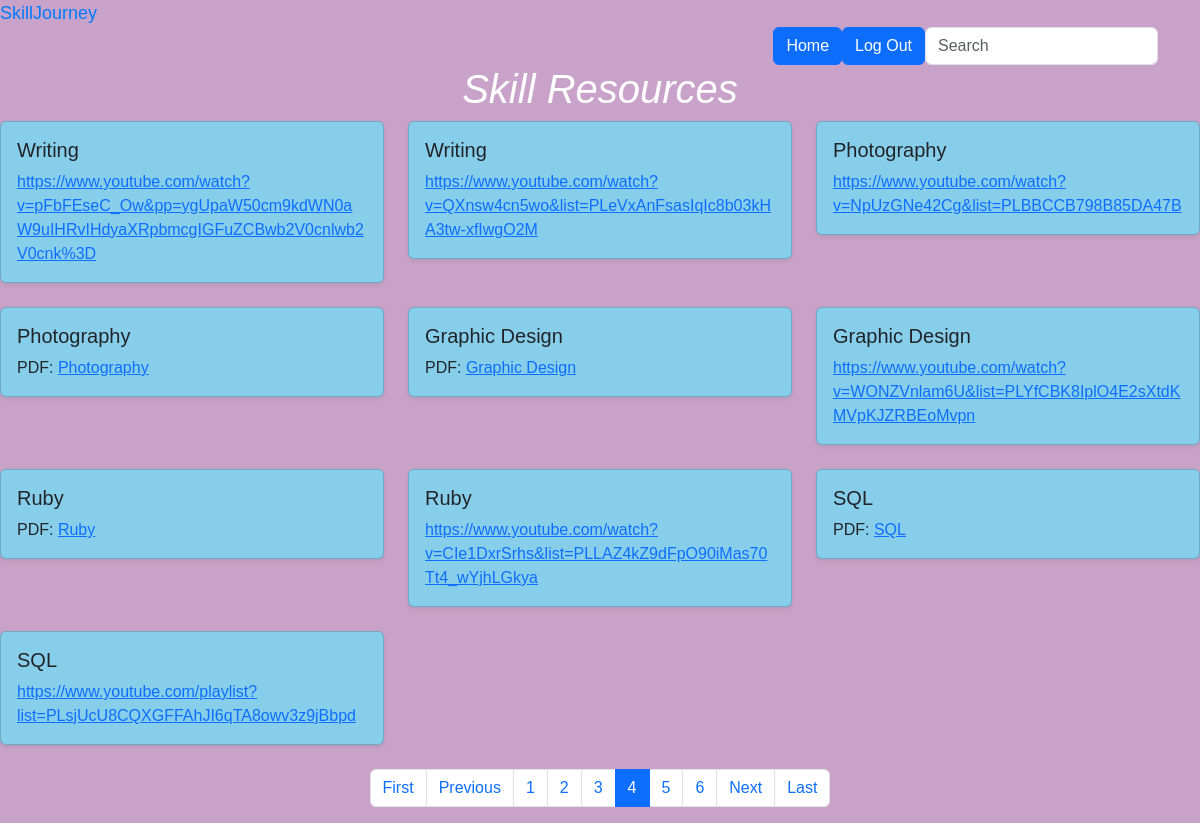
The page /skills/media?page=4 (signed in) on the database its author committed.
### tables this page shows
CREATE TABLE media (
    `id` INTEGER PRIMARY KEY AUTOINCREMENT,
    `title` TEXT NOT NULL,
    `url` TEXT NOT NULL
);

### app/skills/views.py (the view)
@bp.route('/media')
@login_required
def view_media():
    db = get_db()
    page = request.args.get('page', 1, type=int)
    per_page = 10
    search_query = request.args.get('search_query', '').strip()
    search_filter = '%' + search_query + '%'
    total_media = db.execute("""SELECT COUNT(*) FROM media WHERE title LIKE ?""",
                             (search_filter,)).fetchone()[0]
    total_pages = math.ceil(total_media / per_page)
    offset = (page - 1) * per_page
    media_links = db.execute("""SELECT title, url
                             FROM media
                             WHERE  title LIKE ?
                             ORDER BY id DESC
                             LIMIT ? OFFSET ?""",
                             (search_filter, per_page, offset)).fetchall()
    return render_template('skills/view_media.html', media_links=media_links,
                           total_pages=total_pages, current_page=page)

### app/db.py (called while the page is built)
def get_db():
    if 'db' not in g:
        g.db = sqlite3.connect(
            current_app.config['DATABASE'],
            detect_types=sqlite3.PARSE_DECLTYPES
        )
        g.db.row_factory = sqlite3.Row
    return g.db

### app/users/login_utils.py (called while the page is built)
def login_required(view):
    @functools.wraps(view)
    def wrapped(**kwargs):
        if 'user_id' not in session:
            return redirect(url_for('users.login'))
        return view(**kwargs)
    return wrapped

### app/users/views.py (called while the page is built)
@bp.before_app_request
def load_auth_user():
    user_id = session.get('user_id')
    if user_id is None:
        g.user = None
    else:
        db = get_db()
        user = db.execute("""SELECT * from users WHERE id = ?""", (user_id,)).fetchone()
        g.user = user

### app/templates/skills/view_media.html
{% extends "layout.html" %}
{% block content %}
<div class="container">
      <ul class="nav nav-pills justify-content-end ml-auto">
        <li class="active">
          <form action="{{ url_for('users.home') }}">
            <button type="submit" class="btn btn-primary">Home</button>
          </form>
        </li>
        <li class="active">
          <form action="{{ url_for('users.logout') }}">
            <button type="submit" class="btn btn-primary">Log Out</button>
          </form>
        </li>
        <li>
          <form class="form-inline" action="{{ url_for('skills.search') }}" method="POST">
              <input class="form-control mr-sm-2" type="search" placeholder="Search" aria-label="Search" name="search">
          </form>
        </li>
      </ul>
    </div>
    <h1 style="text-align: center; color: white; font-style: italic;">Skill Resources</h1>
    <div class="row">
        {% for media in media_links %}
            <div class="col-md-4">
                <div class="card mb-4 shadow-sm" style="background-color: #87CEEB">
                    <div class="card-body">
                        <h5 class="card-title">{{ media['title'] }}</h5>
                        {% if 'youtube.com' in media['url'] %}
                            <p class="card-text"><a href="{{ media['url'] }}" target="_blank">{{ media['url'] }}</a></p>
                        {% else %}
                            <p class="card-text">PDF: <a href="{{ media['url'] }}">{{ media['title'] }}</a></p>
                        {% endif %}
                    </div>
                </div>
            </div>
        {% endfor %}
      </div>
    <nav aria=-label="Page navigation">
        <ul class="pagination justify-content-center">
            {% if current_page != 1 %}
                 <li class="page-item"><a class="page-link" href="?page=1">First</a></li>
                 <li class="page-item"><a class="page-link" href="?page={{ current_page - 1 }}">Previous</a></li>
            {% endif %}
            {% for page_num in range(1, total_pages + 1) %}
                <li class="page-item {% if page_num == current_page %}active{% endif %}">
                    <a class="page-link" href="?page={{ page_num }}">{{ page_num }}</a>
                </li>
            {% endfor %}
            {% if current_page != total_pages %}
                 <li class="page-item"><a class="page-link" href="?page={{ current_page + 1 }}">Next</a></li>
                 <li class="page-item"><a class="page-link" href="?page={{ total_pages }}">Last</a></li>
            {% endif %}
        </ul>
    </nav>
{% endblock %}

### app/static/layout.css (style rules this page uses)
body { margin: 0; padding: 0; font-family: 'Arial', sans-serif; background-color: #C8A2C8; }

### rows shown on the page
media: title "Writing", url "https://www.youtube.com/watch?v=pFbFEseC_Ow&pp=ygUpaW50cm9kdWN0aW9uIHRvIHdyaXRpbmcgIGFuZCBwb2V0cnlwb2V0cnk%3D"
media: title "Writing", url "https://www.youtube.com/watch?v=QXnsw4cn5wo&list=PLeVxAnFsasIqIc8b03kHA3tw-xfIwgO2M"
media: title "Photography", url "https://www.youtube.com/watch?v=NpUzGNe42Cg&list=PLBBCCB798B85DA47B"
media: title "Photography"
media: title "Graphic Design"
media: title "Graphic Design", url "https://www.youtube.com/watch?v=WONZVnlam6U&list=PLYfCBK8IplO4E2sXtdKMVpKJZRBEoMvpn"
media: title "Ruby"
media: title "Ruby", url "https://www.youtube.com/watch?v=CIe1DxrSrhs&list=PLLAZ4kZ9dFpO90iMas70Tt4_wYjhLGkya"
media: title "SQL"
media: title "SQL", url "https://www.youtube.com/playlist?list=PLsjUcU8CQXGFFAhJI6qTA8owv3z9jBbpd"

### other values the page prints
{{ page_num }} "1" "2" "3" "4" "5" "6"
